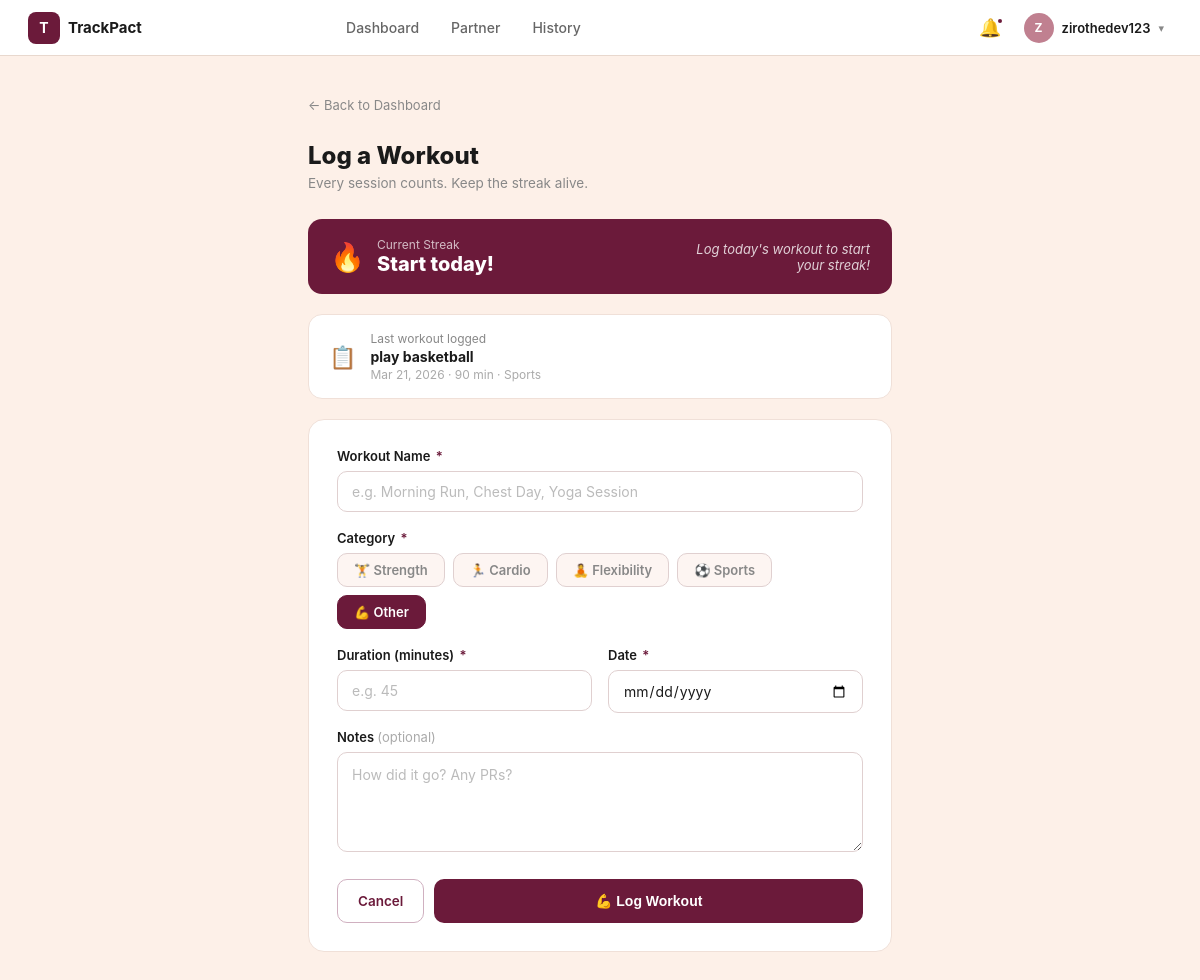
The page /workouts/add/ (signed in) on the database its author committed.
### workouts/models.py (models this page shows, shortened)
class Workout(models.Model):
    CATEGORY_CHOICES = [
        ('strength',    'Strength'),
        ('cardio',      'Cardio'),
        ('flexibility', 'Flexibility'),
        ('sports',      'Sports'),
        ('other',       'Other'),
    ]
    user     = models.ForeignKey(User, on_delete=models.CASCADE, related_name='workouts')
    title    = models.CharField(max_length=200)
    category = models.CharField(max_length=20, choices=CATEGORY_CHOICES, default='other')
    duration = models.PositiveIntegerField(help_text="Duration in minutes")
    date     = models.DateField(default=timezone.now)
    notes    = models.TextField(blank=True, null=True)
    created_at = models.DateTimeField(auto_now_add=True)
    class Meta:
        ordering = ['-date', '-created_at']

### workouts/views.py (the view)
# urls.py: path('workouts/add/',       views.add_workout,   name='add_workout'),
@login_required
def add_workout(request):
    profile, _ = UserProfile.objects.get_or_create(user=request.user)
    today      = timezone.now().date()
    streak     = 0
    check_date = today
    while Workout.objects.filter(user=request.user, date=check_date).exists():
        streak    += 1
        check_date -= timedelta(days=1)
    last_workout = Workout.objects.filter(user=request.user).first()
    if request.method == 'POST':
        form = WorkoutForm(request.POST)
        if form.is_valid():
            workout      = form.save(commit=False)
            workout.user = request.user
            workout.save()
            messages.success(request, f"Great job! '{workout.title}' logged! 💪")
            return redirect('dashboard')
    else:
        form = WorkoutForm(initial={'date': today})
    return render(request, 'workouts/add_workout.html', {
        'form':         form,
        'streak':       streak,
        'last_workout': last_workout,
        'profile':      profile,
    })

### workouts/forms.py
class WorkoutForm(forms.ModelForm):
    class Meta:
        model  = Workout
        fields = ['title', 'category', 'duration', 'date', 'notes']
        widgets = {
            'date':     forms.DateInput(attrs={'type': 'date'}),
            'notes':    forms.Textarea(attrs={'rows': 3, 'placeholder': 'Any notes? (optional)'}),
            'title':    forms.TextInput(attrs={'placeholder': 'e.g. Morning Run, Chest Day'}),
            'duration': forms.NumberInput(attrs={'placeholder': 'Minutes'}),
        }

### templates/workouts/add_workout.html (shortened to what this page needs)
<!DOCTYPE html>
<html lang="en">
<head>
</head>
<body>
<nav class="navbar">
  <a href="{% url 'landing' %}" class="navbar-brand">
    <div class="brand-icon">T</div>
    <span class="brand-name">TrackPact</span>
  </a>
  <div class="navbar-nav">
    <a href="{% url 'dashboard' %}">Dashboard</a>
    <a href="{% url 'partner_page' %}">Partner</a>
    <a href="{% url 'workout_list' %}">History</a>
  </div>
  <div class="navbar-right">
    <button class="notif-btn">🔔<span class="notif-dot"></span></button>
    <a href="{% url 'profile' %}" class="user-menu">
      <div class="user-avatar">{{ request.user.username|first|upper }}</div>
      <span class="user-name">{{ request.user.first_name|default:request.user.username }}</span>
      <span class="chevron">▾</span>
    </a>
  </div>
</nav>
<div class="page">
  <a href="{% url 'dashboard' %}" class="back-link">← Back to Dashboard</a>
  <div class="page-heading">
    <h1>Log a Workout</h1>
    <p>Every session counts. Keep the streak alive.</p>
  </div>
  <div class="streak-banner">
    <div class="streak-left">
      <div class="streak-emoji">🔥</div>
      <div>
        <div class="streak-text-label">Current Streak</div>
        <div class="streak-text-value">{% if streak > 0 %}{{ streak }} day{{ streak|pluralize }}{% else %}Start today!{% endif %}</div>
      </div>
    </div>
    <div class="streak-msg">
      {% if streak == 0 %}Log today's workout to start your streak!
      {% elif streak < 3 %}Great start — keep it going!
      {% elif streak < 7 %}You're on fire 🔥 Don't stop now!
      {% else %}{{ streak }} days strong — unstoppable!{% endif %}
    </div>
  </div>
  {% if last_workout %}
  <div class="last-workout-card">
    <div class="last-icon">📋</div>
    <div>
      <div class="last-label">Last workout logged</div>
      <div class="last-title">{{ last_workout.title }}</div>
      <div class="last-meta">{{ last_workout.date|date:"M d, Y" }} · {{ last_workout.duration }} min · {{ last_workout.get_category_display }}</div>
    </div>
  </div>
  {% endif %}
  <div class="card">
    <form method="post" action="{% url 'add_workout' %}">
      <div class="form-group">
        <label class="form-label" for="id_title">Workout Name <span class="required">*</span></label>
        <input class="form-input" type="text" name="title" id="id_title" placeholder="e.g. Morning Run, Chest Day, Yoga Session" value="{{ form.title.value|default:'' }}" required autofocus>
      </div>
      <div class="form-group">
        <label class="form-label">Category <span class="required">*</span></label>
        <div class="category-chips">
          {% for value, label in form.fields.category.choices %}
            <div class="category-chip">
              <label for="cat_{{ value }}">{% if value == 'strength' %}🏋️{% elif value == 'cardio' %}🏃{% elif value == 'flexibility' %}🧘{% elif value == 'sports' %}⚽{% else %}💪{% endif %} {{ label }}</label>
            </div>
          {% endfor %}
        </div>
      </div>
      <div class="form-row">
        <div class="form-group">
          <label class="form-label" for="id_duration">Duration (minutes) <span class="required">*</span></label>
          <input class="form-input" type="number" name="duration" id="id_duration" placeholder="e.g. 45" min="1" max="600" value="{{ form.duration.value|default:'' }}" required>
        </div>
        <div class="form-group">
          <label class="form-label" for="id_date">Date <span class="required">*</span></label>
          <input class="form-input" type="date" name="date" id="id_date" value="{{ form.date.value|default:'' }}" required>
        </div>
      </div>
      <div class="form-group">
        <label class="form-label" for="id_notes">Notes <span style="color:#aaa;font-weight:400;">(optional)</span></label>
        <textarea class="form-textarea" name="notes" id="id_notes" placeholder="How did it go? Any PRs?">{{ form.notes.value|default:'' }}</textarea>
      </div>
      <div class="btn-row">
        <a href="{% url 'dashboard' %}" class="btn-outline">Cancel</a>
        <button type="submit" class="btn-primary">💪 Log Workout</button>
      </div>
    </form>
  </div>
</div>
</body>
</html>

### rows shown on the page
Workout: title "play basketball", date "Mar 21, 2026", duration "90", category "Sports"

### other values the page prints
{{ request.user.username|first|upper }} "Z"
{{ request.user.first_name|default:request.user.username }} "zirothedev123"
{{ label }} "Strength" "Cardio" "Flexibility" "Sports" "Other"
